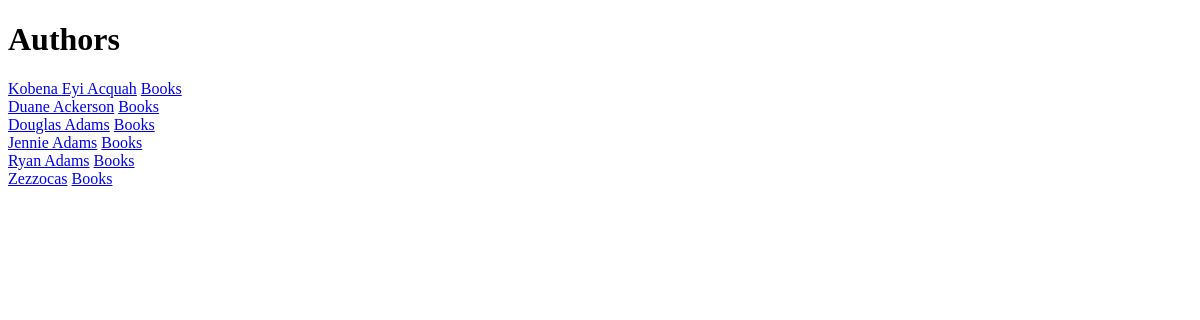
/authors/, run on an earlier commit of the app's database.
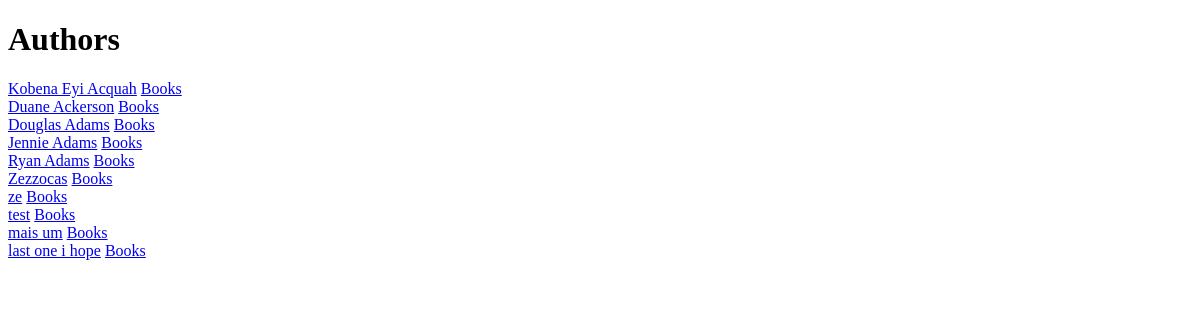
And on a later commit of the database.
### app/models.py (models this page shows, shortened)
class Author(models.Model):
    name = models.CharField(max_length=70)
    email = models.EmailField()

### app/views.py (the view)
# urls.py: path('authors/', views.authors, name='authors'),
def authors(request):
    a = Author.objects.all()
    return render(request, 'authors.html', {'authors': a})

### app/templates/authors.html (shortened to what this page needs)
<!DOCTYPE html>
<html lang="en">
<head>
</head>
<body>
    <h1>Authors</h1>
    {% for auth in authors %}
        <a href="{% url 'author' auth.id %}">{{ auth.name }}</a>
        <a href="{% url 'booksByAuthor' auth.id %}">Books</a><br/>
    {% endfor %}
</body>
</html>

What changed in the data, as far as the page shows it:
added Author: name "ze"
added Author: name "test"
added Author: name "mais um"
added Author: name "last one i hope"
